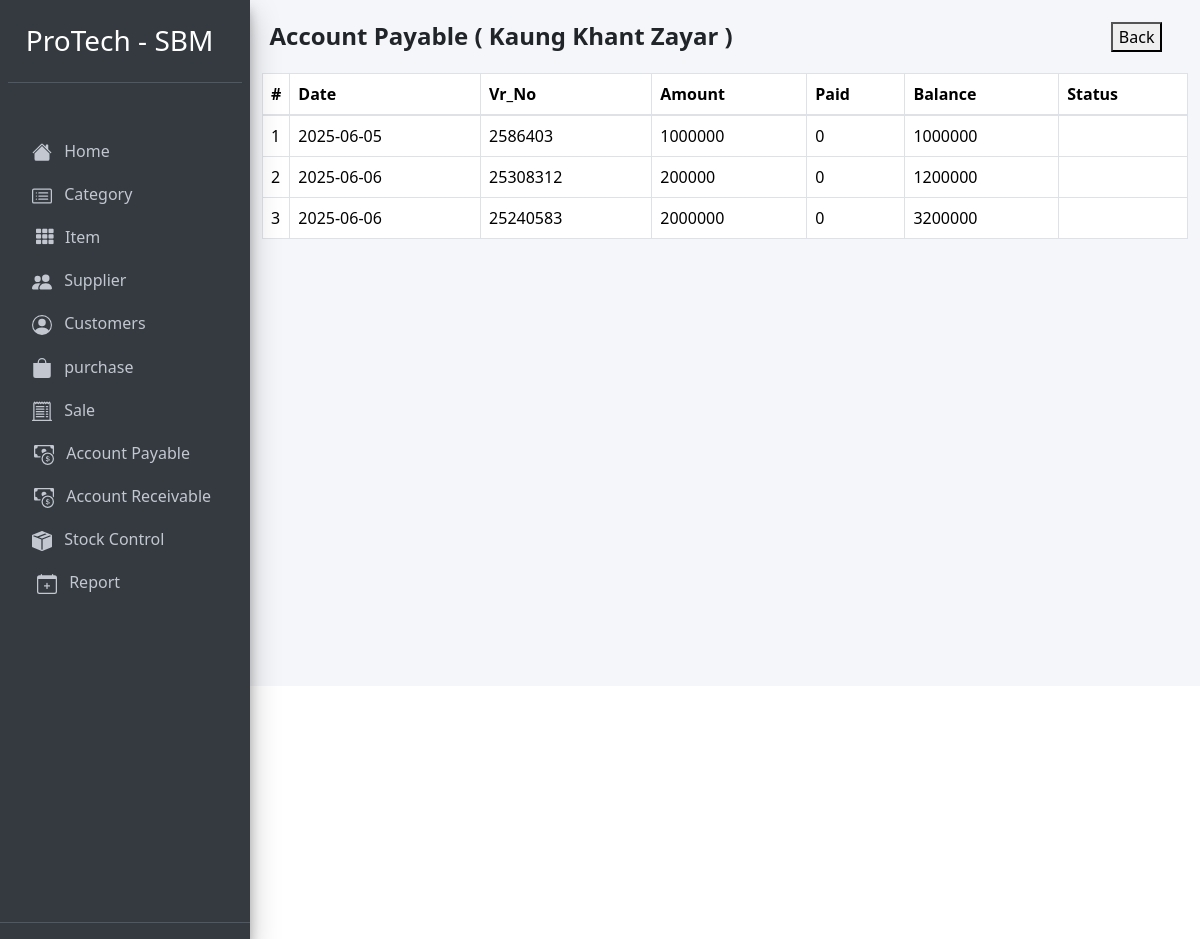
Before: /account_payable_detail.php?supplier_id=4003 with the older database file.
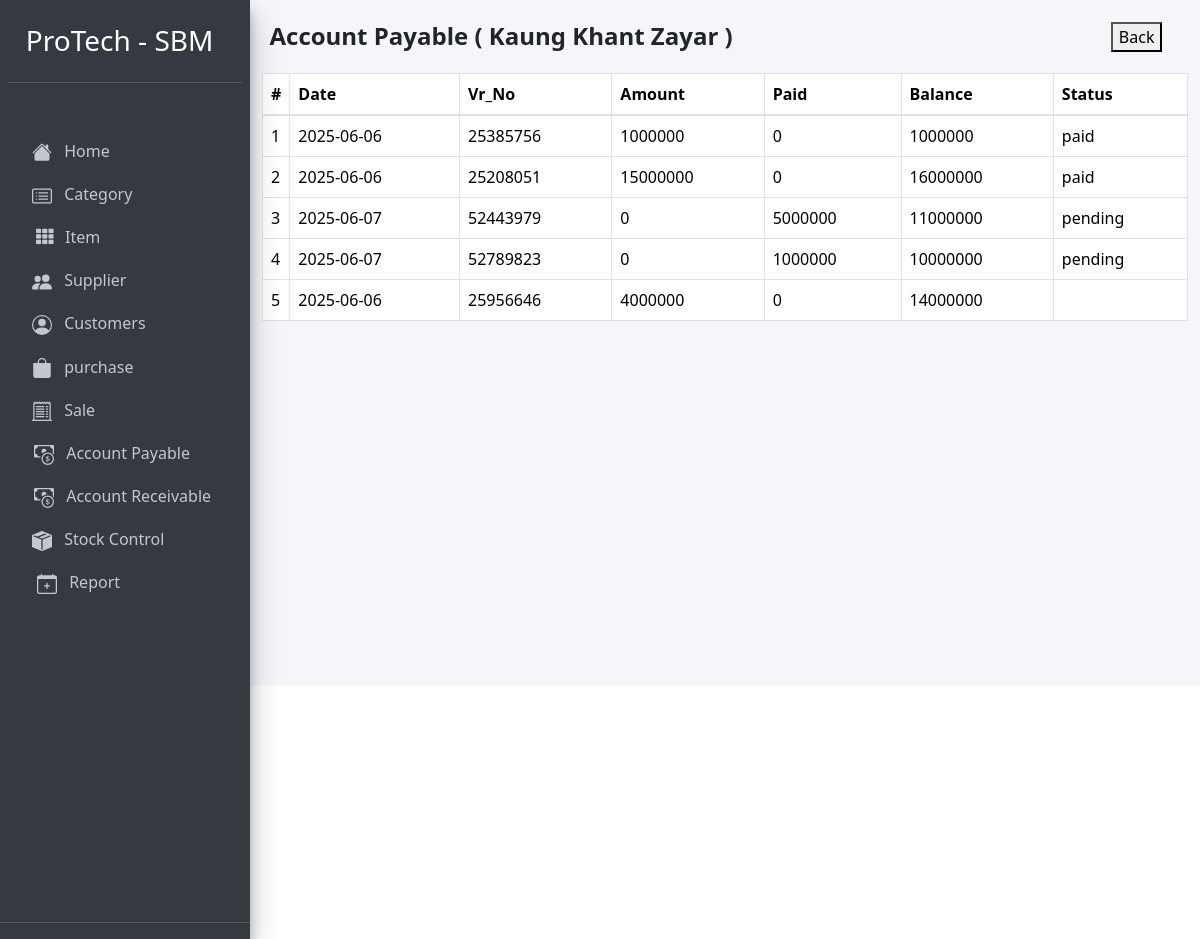
After: the same page with the newer database file.
### tables this page shows
CREATE TABLE `supplier` (
  `id` int(11) NOT NULL,
  `supplier_id` int(11) NOT NULL,
  `supplier_name` varchar(255) NOT NULL,
  `supplier_phone` int(11) NOT NULL,
  `supplier_address` varchar(255) NOT NULL
);

CREATE TABLE `payable` (
  `id` int(11) NOT NULL,
  `date` date NOT NULL,
  `vr_no` varchar(255) NOT NULL,
  `supplier_id` varchar(255) NOT NULL,
  `amount` int(11) NOT NULL,
  `paid` int(11) NOT NULL,
  `balance` int(11) NOT NULL,
  `purchase_id` int(11) NOT NULL,
  `asc_id` int(11) NOT NULL,
  `group_id` int(11) NOT NULL,
  `status` varchar(20) NOT NULL
);

### account_payable_detail.php (the view, shortened to what this page needs)
<?php
require '../Config/config.php';
  ?>
  <?php include 'header.php'; ?>
<?php
    $supplier_id = $_GET['supplier_id'];
    $payaplestmt = $pdo->prepare("SELECT * FROM payable WHERE supplier_id='$supplier_id' ORDER BY asc_id");
    $payaplestmt->execute();
    $payapledata = $payaplestmt->fetchAll();
    $supplierIdstmt = $pdo->prepare("SELECT * FROM supplier WHERE supplier_id='$supplier_id'");
    $supplierIdstmt->execute();
    $supplierIdResult = $supplierIdstmt->fetch(PDO::FETCH_ASSOC);
 ?>
<div class="container">
  <div class="d-flex" style="margin-top:-17px;">
    <h4 class="col-11"><b>Account Payable ( <?php echo $supplierIdResult['supplier_name']; ?> )</b></h4>
    <a href="account_payable.php"><button class="">Back</button></a>
  </div>
  <div class="outer" style="margin-top:-10px;">
    <table class="table table-bordered mt-4 table-hover">
      <thead>
        <tr>
          <th style="width: 10px">#</th>
          <th>Date</th>
          <th>Vr_No</th>
          <th>Amount</th>
          <th>Paid</th>
          <th>Balance</th>
          <th>Status</th>
        </tr>
      </thead>
      <tbody>
        <?php
          if ($payapledata) {
            $id = 1;
            foreach ($payapledata as $value) {
         ?>
        <tr data-bs-toggle="modal" data-bs-target="#myModal<?php echo $value['id']; ?>">
          <td><?php echo $id; ?></td>
          <td><?php echo $value['date'];?></td>
          <td><?php echo $value['vr_no'];?></td>
          <td><?php echo $value['amount'];?></td>
          <td><?php echo $value['paid'];?></td>
          <td><?php echo $value['balance'];?></td>
          <td><?php echo $value['status'];?></td>
        </tr>
        <?php
          $id++;
            }
          }
         ?>
      </tbody>
    </table>
  </div>
</div>

### header.php (shortened to what this page needs)
<!DOCTYPE html>
<html lang="en">
<head>
  <link href="bootstrap-4.0.0-dist/css/bootstrap.css" rel="stylesheet">
  <link rel="stylesheet" href="plugins/fontawesome-free/css/all.min.css">
  <link rel="stylesheet" href="dist/css/adminlte.min.css">
  <link href="https://cdn.jsdelivr.net/npm/bootstrap@5.3.3/dist/css/bootstrap.min.css" rel="stylesheet">
</head>
<body class="hold-transition sidebar-mini">
<div class="wrapper">
  <aside class="main-sidebar sidebar-dark-primary elevation-4">
    <div class="sidebar">
      <div class="user-panel mt-3 pb-3 mb-3 d-flex">
        <div class="image d-flex">
          <h3 style="color:white; margin-left:5px;" class="mt-2">ProTech - SBM</h3>
        </div>
        <div class="info">
        </div>
      </div>
      <nav class="mt-5">
        <ul class="nav nav-pills nav-sidebar flex-column" data-widget="treeview" role="menu" data-accordion="false">
              <li class="nav-item">
                 <a href="index.php" class="nav-link">
                 <p style="margin-left:8px;">
                   Home
                 </p>
               </a>
              </li>
              <li class="nav-item">
                 <a href="category.php" class="nav-link">
                 <p style="margin-left:8px;">
                   Category
                 </p>
               </a>
              </li>
            <li class="nav-item">
               <a href="item.php" class="nav-link">
                 <i class="nav-icon fas fa-th  ms-2"></i>
                 <p>
                   Item
                 </p>
               </a>
             </li>
             <li class="nav-item">
               <a href="supplier.php" class="nav-link">
                 <p style="margin-left:8px;">
                   Supplier
                 </p>
               </a>
             </li>
             <li class="nav-item">
               <a href="customer.php" class="nav-link">
                 <p style="margin-left:8px;">
                   Customers
                 </p>
               </a>
             </li>
             <li class="nav-item">
               <a href="purchase.php" class="nav-link">
                  <svg xmlns="http://www.w3.org/2000/svg" width="20" height="20" fill="currentColor" class="bi bi-bag-fill ms-2" viewBox="0 0 16 16">
                    <path d="M8 1a2.5 2.5 0 0 1 2.5 2.5V4h-5v-.5A2.5 2.5 0 0 1 8 1m3.5 3v-.5a3.5 3.5 0 1 0-7 0V4H1v10a2 2 0 0 0 2 2h10a2 2 0 0 0 2-2V4z"/>
                  </svg>
                 <p style="margin-left:8px;">
                  purchase
                 </p>
               </a>
             </li>
             <li class="nav-item">
               <a href="sale.php" class="nav-link">
                 <p style="margin-left:8px;">
                   Sale
                 </p>
               </a>
             </li>
             <li class="nav-item">
               <a href="account_payable.php" class="nav-link">
                 <p style="margin-left:8px;">
                   Account Payable
                 </p>
               </a>
             </li>
             <li class="nav-item">
               <a href="account_receivable.php" class="nav-link">
                 <p style="margin-left:8px;">
                   Account Receivable
                 </p>
               </a>
             </li>
             <li class="nav-item">
               <a href="stock_control.php" class="nav-link">
                 <p style="margin-left:8px;">
                   Stock Control
                 </p>
               </a>
             </li>
             <li class="nav-item">
               <a href="chose_report.php" class="nav-link">
                 <p style="margin-left:8px;">
                  Report
                 </p>
               </a>
             </li>
        </ul>
      </nav>
    </div>
    <div class="user-panel pb-3 mb-3 d-flex" style="margin-top:300px;">
    </div>
  </aside>
  <div class="content-wrapper">
    <div class="content-header">
      <div class="container-fluid">
        <div class="row mb-2">
          <div class="col-sm-6">
          </div>
        </div>
      </div>
    </div>

### account_payable_detail.php (style rules this page uses)
.outer { overflow-y: auto; height: 300px; }
.outer { width: 100%; -layout: fixed; }
.outer th { text-align: left; top: 0; position: sticky; background-color: white; }

Changed rows visible on the page:
removed payable: date "2025-06-05", vr_no "2586403", amount "1000000", paid "0", balance "1000000"
removed payable: date "2025-06-06", vr_no "25308312", amount "200000", paid "0", balance "1200000"
removed payable: date "2025-06-06", vr_no "25240583", amount "2000000", paid "0", balance "3200000"
added payable: date "2025-06-06", vr_no "25385756", amount "1000000", paid "0", balance "1000000", status "paid"
added payable: date "2025-06-06", vr_no "25208051", amount "15000000", paid "0", balance "16000000", status "paid"
added payable: date "2025-06-07", vr_no "52443979", amount "0", paid "5000000", balance "11000000", status "pending"
added payable: date "2025-06-07", vr_no "52789823", amount "0", paid "1000000", balance "10000000", status "pending"
added payable: date "2025-06-06", vr_no "25956646", amount "4000000", paid "0", balance "14000000"
